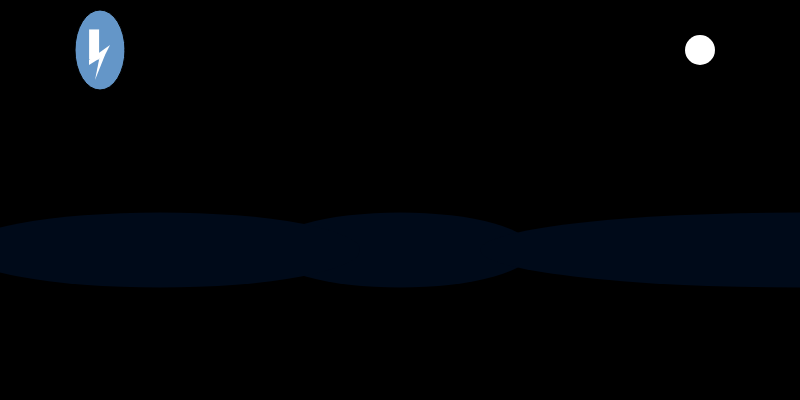
Frame 1 (no input)
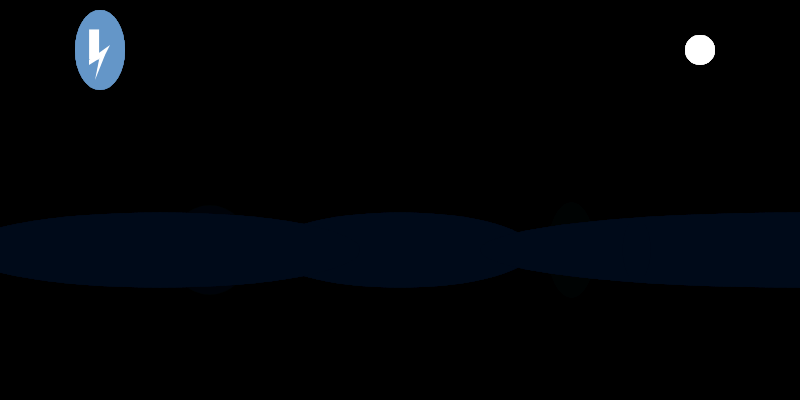
Frame 60 (no input)
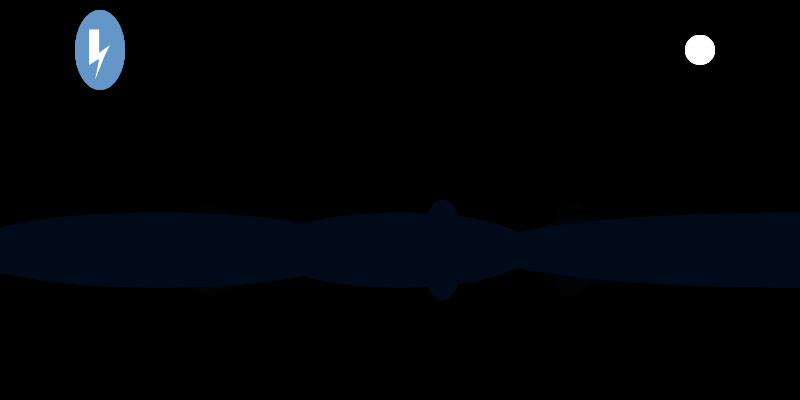
Frame 120 (the mouse pressed at the canvas centre since frame 60)

The p5.js sketch that drew these frames (run headless with seeded random() and noise() and a simulated clock; from frame 60 on, the mouse is pressed at the canvas centre):

// p5.js sketch
// ── sketch.js
/* Create a basic GUI element - AKA. Button */

var button = {};
var lightningPos = 0;

function setup() {
    createCanvas(800,400);
    background(0);
    button.x = width / 8;
    button.y = height / 8;
    button.width = 50;
    button.height = 80;
    button.color_a = color(20, 40, 60);
    button.color_d = color(100, 150, 200);
    button.text = "My Button!";
  }

function draw() {
frameRate(30);

if (frameCount % 2 === 0) {
  background(0,33);
}


    if (mouseX >= button.x - button.width/2 && mouseX <= button.x + button.width/2 && mouseY >= button.y - button.height/2 && mouseY <= button.y + button.height/2) {
      fill(button.color_a);

        if( mouseIsPressed ){

            background(0,20,40);

            drawLightning();
/*
            // for (var i = 0; 3; i++){drawLightning}
            fill(255);
            triangle(lightningPos+105,340,lightningPos+55,height,lightningPos+90,340);
            rect(lightningPos+70, 300, 10, 100);
            quad( lightningPos+105, 340, lightningPos+110, 330, lightningPos+65, 340, lightningPos+65, 355);

        // rect(x,y,w,h)
*/

        }
    } else {
        fill(button.color_d);
    }
    ellipse(button.x,button.y,button.width,button.height);
    rectMode(CENTER);
    noStroke();


    // clouds
    fill(0,10,25);

  if (mouseX >= button.x - button.width/2 && mouseX <= button.x + button.width/2 && mouseY >= button.y - button.height/2 && mouseY <= button.y + button.height/2) {
      if( mouseIsPressed ){
    fill(0,128,150);

  }

}

ellipse(width/2, 250, width/3, 75);
ellipse(width/5, 250, width/2, 75);
ellipse(width, 250, width/1.25, 75);


if (frameCount % 15 === 0) {
  ellipse(random(0,width),250, random(20,150),random(20,120));
  }
  push();
  fill(255);
  // text(button.text, button.x-45, button.y);
  rect(width/8.5, height/9, 10, 30);
  quad( 105, 55, 110, 45, 89, 60, 89, 65);
  triangle(105,55,95,80,100,55);
  ellipse(700,50,30,30);
  pop();


if (frameCount % 20 === 0){
  lightningPos =  random(0,width);
}

}

function drawLightning(){
  fill(255);
  triangle(lightningPos+105,340,lightningPos+55,height,lightningPos+90,340);
  rect(lightningPos+70, 300, 10, 100);
  quad( lightningPos+105, 340, lightningPos+110, 330, lightningPos+65, 340, lightningPos+65, 355);

}
